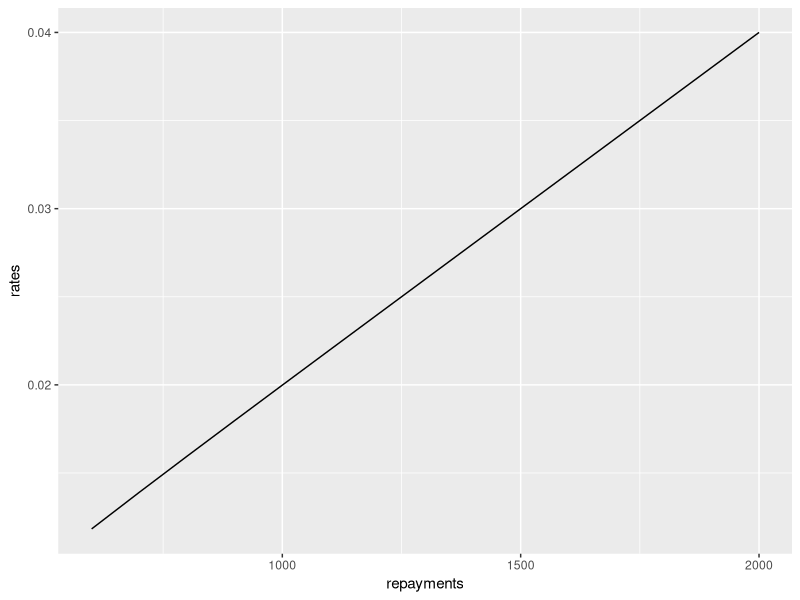

This chart was generated by the following R code:
# Principal.
P = 50000
# Number of payments.
n = 30 * 12
# Payment amount.
A = 1000

amortization <- function(r, A, P, n) {
  A - (P * r * (1 + r)^n) / ((1 + r)^n - 1)
}

# Solve for monthly interest rate.
#
result <- uniroot(amortization, lower = 0.01, upper = 0.05, A = A, P = P, n = n)
result$root

repayments <- seq(600, 2000, 100)

rates <- sapply(
  repayments,
  function(A) {
    uniroot(amortization, lower = 0.01, upper = 0.05, A = A, P = P, n = n)$root
  }
)

data <- data.frame(repayments, rates)

library(ggplot2)

ggplot(data, aes(x = repayments, y = rates)) + geom_line()
